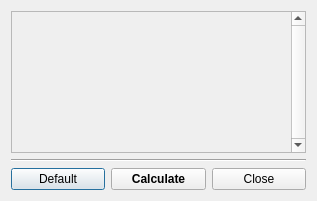
<?xml version="1.0" encoding="UTF-8"?>
<ui version="4.0">
 <class>Dialog</class>
 <widget class="QDialog" name="Dialog">
  <property name="geometry">
   <rect>
    <x>0</x>
    <y>0</y>
    <width>317</width>
    <height>201</height>
   </rect>
  </property>
  <property name="windowTitle">
   <string>STATIC parameters</string>
  </property>
  <layout class="QVBoxLayout" name="verticalLayout">
   <item>
    <widget class="QScrollArea" name="scroll_area">
     <property name="verticalScrollBarPolicy">
      <enum>Qt::ScrollBarAlwaysOn</enum>
     </property>
     <property name="horizontalScrollBarPolicy">
      <enum>Qt::ScrollBarAlwaysOff</enum>
     </property>
     <property name="sizeAdjustPolicy">
      <enum>QAbstractScrollArea::AdjustToContentsOnFirstShow</enum>
     </property>
     <property name="widgetResizable">
      <bool>true</bool>
     </property>
     <widget class="QWidget" name="scroll_area_layout_widget">
      <property name="geometry">
       <rect>
        <x>0</x>
        <y>0</y>
        <width>272</width>
        <height>130</height>
       </rect>
      </property>
      <layout class="QVBoxLayout" name="verticalLayout_2">
       <item>
        <widget class="QWidget" name="parameters_widget" native="true"/>
       </item>
      </layout>
     </widget>
    </widget>
   </item>
   <item>
    <widget class="Line" name="line">
     <property name="orientation">
      <enum>Qt::Horizontal</enum>
     </property>
    </widget>
   </item>
   <item>
    <layout class="QHBoxLayout" name="buttons_layout">
     <item>
      <widget class="QPushButton" name="push_button_default">
       <property name="text">
        <string>Default</string>
       </property>
      </widget>
     </item>
     <item>
      <widget class="QPushButton" name="push_button_calculate">
       <property name="font">
        <font>
         <weight>75</weight>
         <bold>true</bold>
        </font>
       </property>
       <property name="text">
        <string>Calculate</string>
       </property>
      </widget>
     </item>
     <item>
      <widget class="QPushButton" name="push_button_close">
       <property name="text">
        <string>Close</string>
       </property>
      </widget>
     </item>
    </layout>
   </item>
  </layout>
 </widget>
 <resources/>
 <connections>
  <connection>
   <sender>push_button_close</sender>
   <signal>clicked()</signal>
   <receiver>Dialog</receiver>
   <slot>close()</slot>
   <hints>
    <hint type="sourcelabel">
     <x>229</x>
     <y>190</y>
    </hint>
    <hint type="destinationlabel">
     <x>167</x>
     <y>158</y>
    </hint>
   </hints>
  </connection>
 </connections>
</ui>
